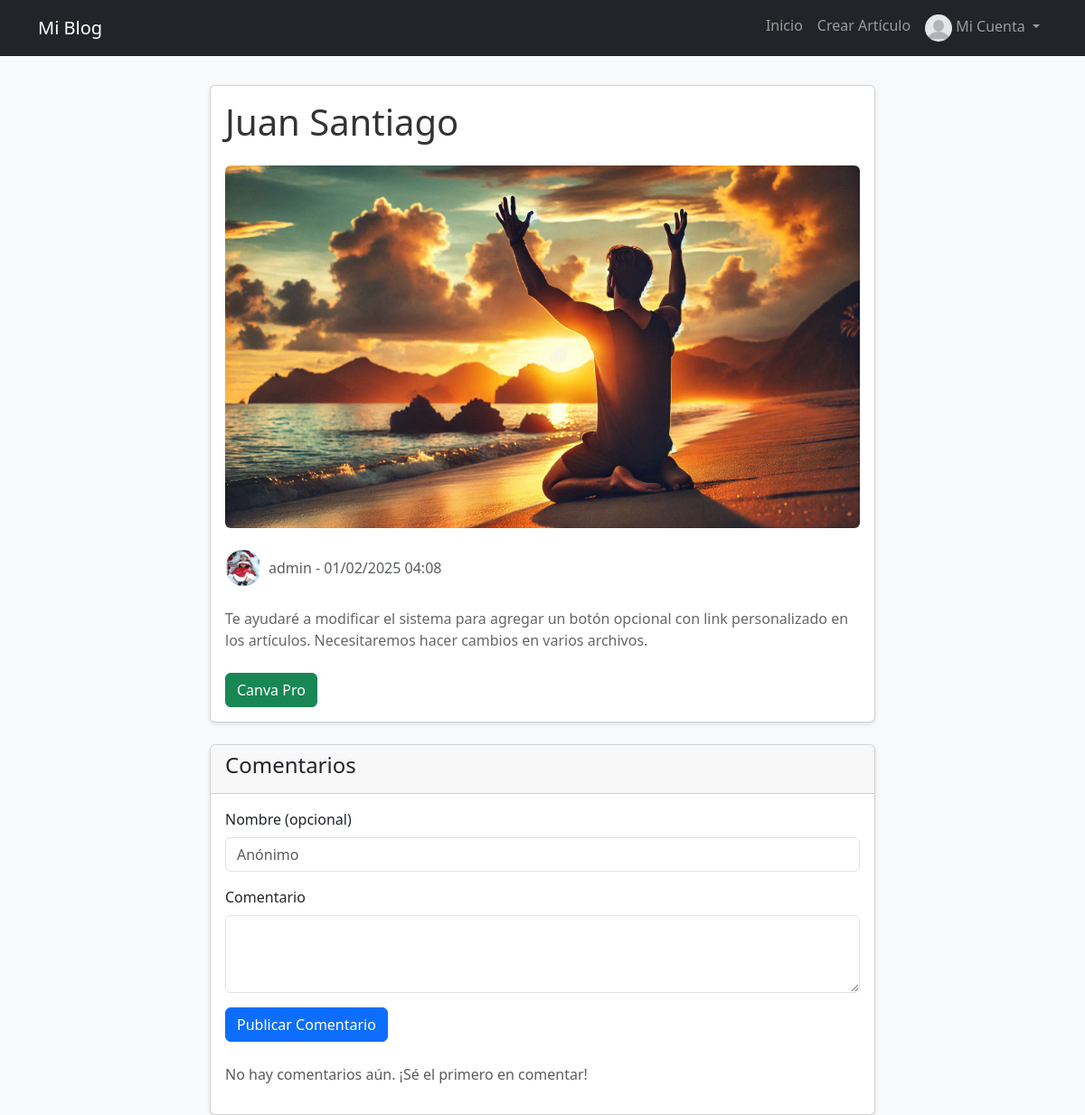
/post.php?id=7 (signed in), run on the app's committed database.
### tables this page shows
CREATE TABLE `posts` (
  `id` int(11) NOT NULL,
  `user_id` int(11) DEFAULT NULL,
  `title` varchar(200) NOT NULL,
  `content` text NOT NULL,
  `created_at` timestamp NOT NULL DEFAULT current_timestamp(),
  `featured_image` varchar(255) DEFAULT NULL,
  `youtube_url` varchar(255) DEFAULT NULL,
  `content_second` text DEFAULT NULL,
  `middle_image` varchar(255) DEFAULT NULL,
  `button_text` varchar(100) DEFAULT NULL,
  `button_link` varchar(255) DEFAULT NULL,
  `coupon` varchar(50) DEFAULT NULL
);

CREATE TABLE `users` (
  `id` int(11) NOT NULL,
  `username` varchar(50) NOT NULL,
  `password` varchar(255) NOT NULL,
  `email` varchar(100) NOT NULL,
  `created_at` timestamp NOT NULL DEFAULT current_timestamp(),
  `is_admin` tinyint(1) DEFAULT 0,
  `profile_photo` varchar(255) DEFAULT NULL
);

### post.php (the view, shortened to what this page needs)
<?php
require_once 'config/database.php';
$post_id = $_GET['id'];
$query = "SELECT posts.*, users.username, users.profile_photo
          FROM posts
          JOIN users ON posts.user_id = users.id
          WHERE posts.id = ?";
$stmt = $pdo->prepare($query);
$stmt->execute([$post_id]);
$post = $stmt->fetch();
$stmt = $pdo->prepare("SELECT * FROM comments WHERE post_id = ? ORDER BY created_at DESC");
$stmt->execute([$post_id]);
$comments = $stmt->fetchAll();
?>
<!DOCTYPE html>
<html lang="es">
<head>
    <link href="https://cdn.jsdelivr.net/npm/bootstrap@5.3.0/dist/css/bootstrap.min.css" rel="stylesheet">
    <link href="css/styles.css" rel="stylesheet">
</head>
<body>
    <?php include 'navbar.php'; ?>
    <div class="container mt-4">
        <div class="row justify-content-center">
            <div class="col-md-8">
                <div class="card">
                    <div class="card-body">
                        <h1 class="card-title mb-4"><?php echo htmlspecialchars($post['title']); ?></h1>
                        <?php if ($post['featured_image']): ?>
                            <div class="mb-4">
                                <img src="<?php echo htmlspecialchars($post['featured_image']); ?>"
                                     class="img-fluid rounded"
                                     alt="Imagen de portada">
                            </div>
                        <?php endif; ?>
                        <div class="d-flex align-items-center mb-4">
                            <?php if ($post['profile_photo']): ?>
                                <img src="<?php echo htmlspecialchars($post['profile_photo']); ?>"
                                    alt="Foto de <?php echo htmlspecialchars($post['username']); ?>"
                                    class="rounded-circle me-2"
                                    style="width: 40px; height: 40px; object-fit: cover;">
                            <?php endif; ?>
                            <div class="text-muted">
                                <?php echo htmlspecialchars($post['username']); ?> -
                                <?php echo date('d/m/Y H:i', strtotime($post['created_at'])); ?>
                            </div>
                        </div>
                        <div class="card-text mb-4">
                            <?php echo nl2br(htmlspecialchars($post['content'])); ?>
                        </div>
                        <?php if (!empty($post['button_text']) && !empty($post['button_link'])): ?>
                            <div class="mt-4">
                                <?php if (!empty($post['coupon']) && !isset($_SESSION['user_id'])): ?>
                                    <button
                                        class="btn btn-success"
                                        onclick="showCouponModal('<?php echo htmlspecialchars($post['button_link']); ?>', '<?php echo htmlspecialchars($post['coupon']); ?>')">
                                        <?php echo htmlspecialchars($post['button_text']); ?>
                                    </button>
                                    <div id="couponModalContainer"></div>
                                <?php else: ?>
                                    <a href="<?php echo htmlspecialchars($post['button_link']); ?>"
                                    class="btn btn-success"
                                    target="_blank"
                                    rel="noopener noreferrer">
                                        <?php echo htmlspecialchars($post['button_text']); ?>
                                    </a>
                                <?php endif; ?>
                            </div>
                        <?php endif; ?>
                    </div>
                </div>
                <div class="card mt-4">
                    <div class="card-header">
                        <h4>Comentarios</h4>
                    </div>
                    <div class="card-body">
                        <form method="POST" class="mb-4">
                            <div class="mb-3">
                                <label for="username" class="form-label">Nombre (opcional)</label>
                                <input type="text" class="form-control" id="username" name="username" placeholder="Anónimo">
                            </div>
                            <div class="mb-3">
                                <label for="comment" class="form-label">Comentario</label>
                                <textarea class="form-control" id="comment" name="comment" rows="3" required></textarea>
                            </div>
                            <button type="submit" name="submit_comment" class="btn btn-primary">Publicar Comentario</button>
                        </form>
                        <div class="comments-list">
                            <?php if (count($comments) > 0): ?>
                                <?php foreach ($comments as $comment): ?>
                                    <div class="card mb-3">
                                        <div class="card-body">
                                            <h6 class="card-subtitle mb-2 text-muted">
                                                <?php echo htmlspecialchars($comment['username'] ?: 'Anónimo'); ?> -
                                                <?php echo date('d/m/Y H:i', strtotime($comment['created_at'])); ?>
                                            </h6>
                                            <p class="card-text"><?php echo nl2br(htmlspecialchars($comment['comment'])); ?></p>
                                        </div>
                                    </div>
                                <?php endforeach; ?>
                            <?php else: ?>
                                <p class="text-muted">No hay comentarios aún. ¡Sé el primero en comentar!</p>
                            <?php endif; ?>
                        </div>
                    </div>
                </div>
            </div>
        </div>
    </div>
</body>
</html>

### css/styles.css (style rules this page uses)
body { background-color: #f8f9fa; }
.card { box-shadow: 0 2px 4px rgba(0,0,0,0.1); }
.card-title { color: #333; }
.card-text { color: #666; }

### data on the page
posts: title "Juan Santiago", featured_image (picture), user.profile_photo (picture), user.username "admin", created_at "01/02/2025 04:08", content "Te ayudaré a modificar el sistema para agregar un botón opcional con link personalizado en los artículos. Necesitaremos hacer cambios en varios archivos.", button_text "Canva Pro"
